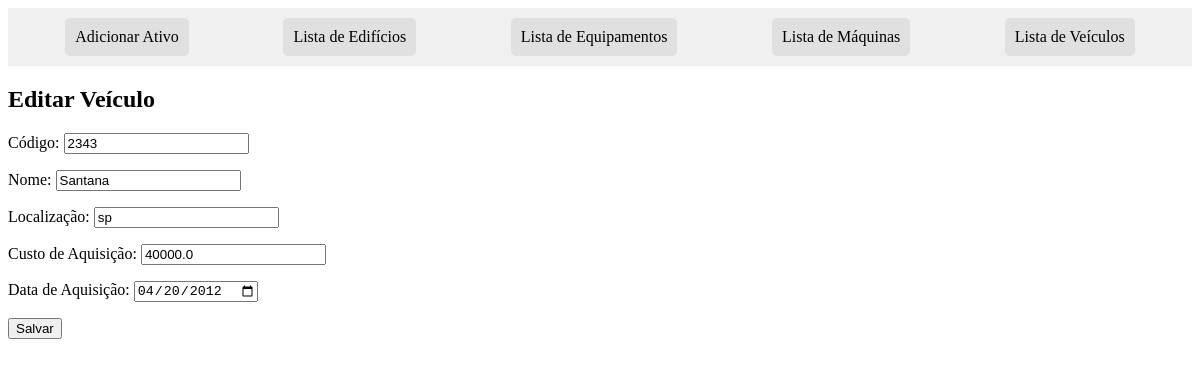
The page /veiculos/update/2/ on the database its author committed.
### meu_app/models.py (models this page shows, shortened)
class Ativo(models.Model):
    codigo = models.IntegerField(default=0)
    nome = models.CharField(max_length=100)
    tipo = models.CharField(max_length=100)
    loc = models.CharField(max_length=100, default="Não especificado")
    custo_aquisicao = models.FloatField()
    depreciacao_anual = models.FloatField()  # Será definido nas subclasses
    expectativa_vida_util = models.IntegerField()  # Será definido nas subclasses
    data_aquisicao = models.DateField()
    class Meta:
        abstract = True

class Veiculo(Ativo):
    depreciacao_anual = models.FloatField(default=20.0)
    expectativa_vida_util = models.IntegerField(default=5)

### meu_app/views.py (the view)
# urls.py: path('veiculos/update/<int:pk>/', VeiculoUpdateView.as_view(), name='veiculo-update'),
class VeiculoUpdateView(UpdateView):
    model = Veiculo
    form_class = VeiculoForm
    template_name = 'VeiculoUpdateView.html'
    success_url = reverse_lazy('veiculo-list')

### meu_app/forms.py
class VeiculoForm(AtivoFormBase):
    class Meta(AtivoFormBase.Meta):
        model = Veiculo

### meu_app/templates/VeiculoUpdateView.html (shortened to what this page needs)
{% extends "Template_base.html" %}
{% block content %}
  <h2>Editar Veículo</h2>
  <form method="post">
    {{ form.as_p }}
    <button type="submit">Salvar</button>
  </form>
{% endblock %}

### rows shown on the page
Veiculo: codigo "2343", nome "Santana", loc "sp", custo_aquisicao "40000.0", data_aquisicao "04/20/2012"
